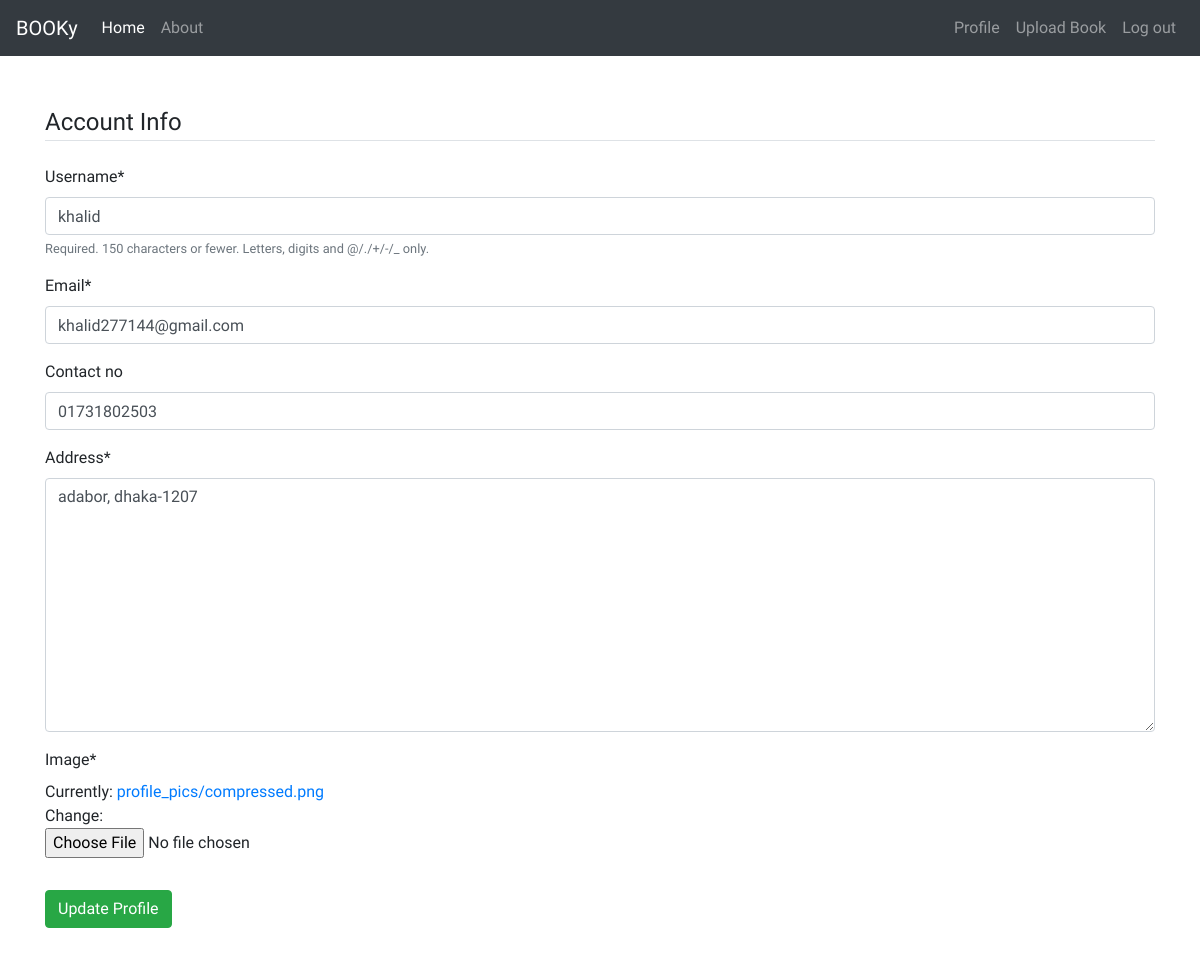
/profile/edit/ (signed in), run on an earlier commit of the app's database.
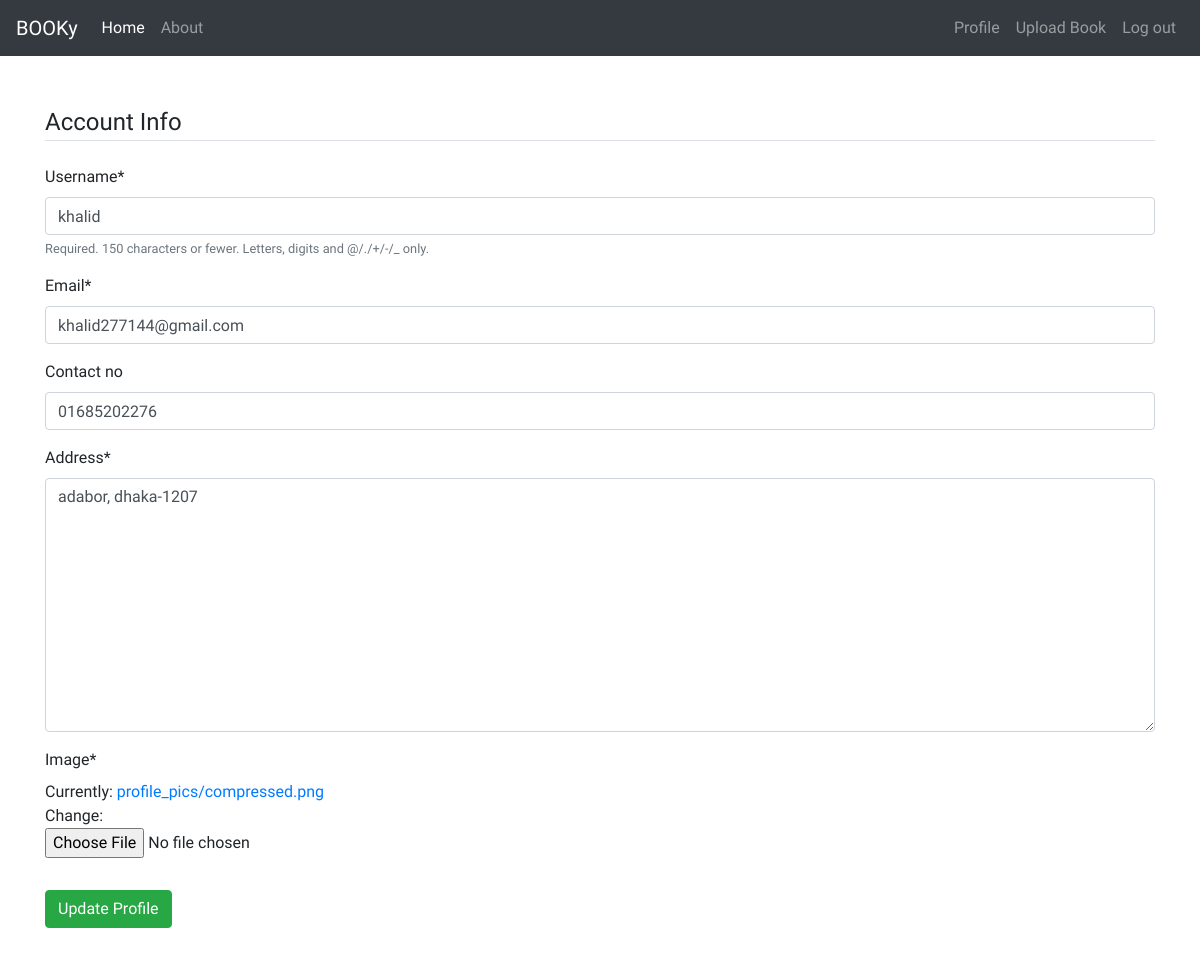
And on a later commit of the database.
### users/models.py (models this page shows, shortened)
class Profile(models.Model):
    user = models.OneToOneField(User, on_delete=models.CASCADE)
    address = models.TextField(default="", max_length=80)
    contact_no  = models.CharField(max_length=11, null=True, blank=True)
    buyer_rating = models.IntegerField(default=0, null=True, blank=True)
    seller_rating = models.IntegerField(default=0, null=True, blank=True)
    image = models.ImageField(default='default.jpg', upload_to='profile_pics')

### users/views.py (the view)
# urls.py: path('profile/edit/',user_views.edit_profile,name='edit-profile'),
@login_required
def edit_profile(request):
    if request.method == 'POST':
        u_form = UserUpdateForm(request.POST,instance=request.user)
        p_form = ProfileUpdateForm(request.POST,request.FILES,instance=request.user.profile)
        if u_form.is_valid() and p_form.is_valid():
            u_form.save()
            p_form.save()
            messages.success(request, f'Your account has been updated!')
            return redirect('profile')
    else:
        u_form = UserUpdateForm(instance=request.user)
        p_form = ProfileUpdateForm(instance=request.user.profile)
    context = {
                'u_form': u_form,
                'p_form': p_form,
              }
    return render(request,'users/edit_profile.html',context)

### users/forms.py
class UserUpdateForm(forms.ModelForm):
    email = forms.EmailField()
    class Meta:
        model = User
        fields = ['username', 'email']

class ProfileUpdateForm(forms.ModelForm):
    class Meta:
        model = Profile
        fields = ['contact_no', 'address', 'image']

### users/templates/users/edit_profile.html (shortened to what this page needs)
{% extends "main/base.html" %}
{% load crispy_forms_tags %}
{% load static %}
{% block css_link %}
<link rel="stylesheet" href="{% static 'users/main.css' %}">
{% endblock %}
{% block content %}
<form class="py-5" method="POST" enctype="multipart/form-data">
    <fieldset class="form-group">
        <legend class="border-bottom mb-4">Account Info</legend>
        {{ u_form|crispy }}
        {{ p_form|crispy }}
    </fieldset>
    <div class="form-group">
        <button class="btn btn-success" type="submit">Update Profile</button>
    </div>
</form>
{% endblock content %}

What changed in the data, as far as the page shows it:
changed Profile "adabor, dhaka-1207": contact_no "01731802503" → "01685202276"
